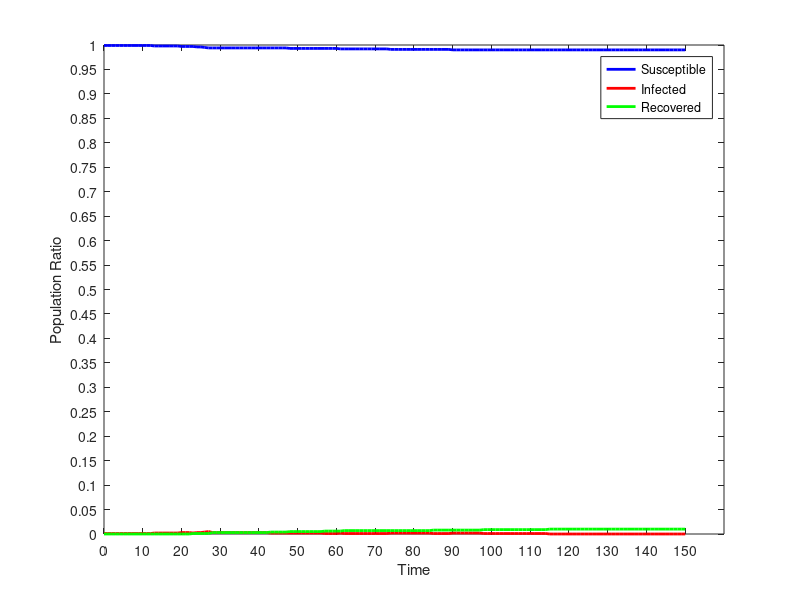

Here is the MATLAB script that generated this plot:
dynamics = [
0.00,999.000,1.000,0.000;
1.00,999.000,1.000,0.000;
2.00,999.000,1.000,0.000;
3.00,999.000,1.000,0.000;
4.00,999.000,1.000,0.000;
5.00,999.000,1.000,0.000;
6.00,999.000,1.000,0.000;
7.00,999.000,1.000,0.000;
8.00,999.000,1.000,0.000;
9.00,999.000,1.000,0.000;
10.00,999.000,1.000,0.000;
11.00,999.000,1.000,0.000;
12.00,999.000,1.000,0.000;
13.00,998.000,2.000,0.000;
14.00,998.000,2.000,0.000;
15.00,998.000,2.000,0.000;
16.00,998.000,2.000,0.000;
17.00,998.000,2.000,0.000;
18.00,998.000,2.000,0.000;
19.00,998.000,2.000,0.000;
20.00,997.000,3.000,0.000;
21.00,997.000,3.000,0.000;
22.00,997.000,3.000,0.000;
23.00,997.000,2.000,1.000;
24.00,996.000,3.000,1.000;
25.00,996.000,3.000,1.000;
26.00,995.000,4.000,1.000;
27.00,994.000,5.000,1.000;
28.00,994.000,3.000,3.000;
29.00,994.000,3.000,3.000;
30.00,994.000,3.000,3.000;
31.00,994.000,3.000,3.000;
32.00,994.000,3.000,3.000;
33.00,994.000,3.000,3.000;
34.00,994.000,3.000,3.000;
35.00,994.000,3.000,3.000;
36.00,994.000,3.000,3.000;
37.00,994.000,3.000,3.000;
38.00,994.000,3.000,3.000;
39.00,994.000,3.000,3.000;
40.00,994.000,3.000,3.000;
41.00,994.000,3.000,3.000;
42.00,994.000,3.000,3.000;
43.00,994.000,2.000,4.000;
44.00,994.000,2.000,4.000;
45.00,994.000,2.000,4.000;
46.00,994.000,2.000,4.000;
47.00,994.000,2.000,4.000;
48.00,993.000,2.000,5.000;
49.00,993.000,2.000,5.000;
50.00,993.000,2.000,5.000;
51.00,993.000,2.000,5.000;
52.00,993.000,2.000,5.000;
53.00,993.000,2.000,5.000;
54.00,993.000,2.000,5.000;
55.00,993.000,2.000,5.000;
56.00,993.000,2.000,5.000;
57.00,993.000,1.000,6.000;
58.00,993.000,1.000,6.000;
59.00,993.000,1.000,6.000;
60.00,993.000,1.000,6.000;
61.00,992.000,2.000,6.000;
62.00,992.000,1.000,7.000;
63.00,992.000,1.000,7.000;
64.00,992.000,1.000,7.000;
65.00,992.000,1.000,7.000;
66.00,992.000,1.000,7.000;
67.00,992.000,1.000,7.000;
68.00,992.000,1.000,7.000;
69.00,992.000,1.000,7.000;
70.00,992.000,1.000,7.000;
71.00,992.000,1.000,7.000;
72.00,992.000,1.000,7.000;
73.00,992.000,1.000,7.000;
74.00,991.000,2.000,7.000;
75.00,991.000,2.000,7.000;
76.00,991.000,2.000,7.000;
77.00,991.000,2.000,7.000;
78.00,991.000,2.000,7.000;
79.00,991.000,2.000,7.000;
80.00,991.000,2.000,7.000;
81.00,991.000,2.000,7.000;
82.00,991.000,2.000,7.000;
83.00,991.000,2.000,7.000;
84.00,991.000,2.000,7.000;
85.00,991.000,1.000,8.000;
86.00,991.000,1.000,8.000;
87.00,991.000,1.000,8.000;
88.00,991.000,1.000,8.000;
89.00,991.000,1.000,8.000;
90.00,990.000,2.000,8.000;
91.00,990.000,2.000,8.000;
92.00,990.000,2.000,8.000;
93.00,990.000,2.000,8.000;
94.00,990.000,2.000,8.000;
95.00,990.000,2.000,8.000;
96.00,990.000,2.000,8.000;
97.00,990.000,2.000,8.000;
98.00,990.000,1.000,9.000;
99.00,990.000,1.000,9.000;
100.00,990.000,1.000,9.000;
101.00,990.000,1.000,9.000;
102.00,990.000,1.000,9.000;
103.00,990.000,1.000,9.000;
104.00,990.000,1.000,9.000;
105.00,990.000,1.000,9.000;
106.00,990.000,1.000,9.000;
107.00,990.000,1.000,9.000;
108.00,990.000,1.000,9.000;
109.00,990.000,1.000,9.000;
110.00,990.000,1.000,9.000;
111.00,990.000,1.000,9.000;
112.00,990.000,1.000,9.000;
113.00,990.000,1.000,9.000;
114.00,990.000,1.000,9.000;
115.00,990.000,0.000,10.000;
116.00,990.000,0.000,10.000;
117.00,990.000,0.000,10.000;
118.00,990.000,0.000,10.000;
119.00,990.000,0.000,10.000;
120.00,990.000,0.000,10.000;
121.00,990.000,0.000,10.000;
122.00,990.000,0.000,10.000;
123.00,990.000,0.000,10.000;
124.00,990.000,0.000,10.000;
125.00,990.000,0.000,10.000;
126.00,990.000,0.000,10.000;
127.00,990.000,0.000,10.000;
128.00,990.000,0.000,10.000;
129.00,990.000,0.000,10.000;
130.00,990.000,0.000,10.000;
131.00,990.000,0.000,10.000;
132.00,990.000,0.000,10.000;
133.00,990.000,0.000,10.000;
134.00,990.000,0.000,10.000;
135.00,990.000,0.000,10.000;
136.00,990.000,0.000,10.000;
137.00,990.000,0.000,10.000;
138.00,990.000,0.000,10.000;
139.00,990.000,0.000,10.000;
140.00,990.000,0.000,10.000;
141.00,990.000,0.000,10.000;
142.00,990.000,0.000,10.000;
143.00,990.000,0.000,10.000;
144.00,990.000,0.000,10.000;
145.00,990.000,0.000,10.000;
146.00,990.000,0.000,10.000;
147.00,990.000,0.000,10.000;
148.00,990.000,0.000,10.000;
149.00,990.000,0.000,10.000;
150.00,990.000,0.000,10.000;
];
time = dynamics (:, 1);
susceptible = dynamics (:, 2);
infected = dynamics (:, 3);
recovered = dynamics (:, 4);
totalPopulation = susceptible(1) + infected(1) + recovered(1);
susceptibleRatio = susceptible ./ totalPopulation;
infectedRatio = infected ./ totalPopulation;
recoveredRatio = recovered ./ totalPopulation;
steps = length (time);
indices = 0 : steps - 1;
replications = 0;
figure
plot (indices, susceptibleRatio.', 'color', 'blue', 'linewidth', 2);
hold on
plot (indices, infectedRatio.', 'color', 'red', 'linewidth', 2);
hold on
plot (indices, recoveredRatio.', 'color', 'green', 'linewidth', 2);
set(gca,'YTick',0:0.05:1.0);
set(gca,'XTick', indices(1:10:end), 'xticklabel', time(1:10:end));
xlabel ('Time');
ylabel ('Population Ratio');
legend('Susceptible','Infected', 'Recovered');
%titleStr = sprintf('SIR Dynamics of %i agents, with 1.00 dt, %i steps, 0 replications', totalPopulation, steps)
%title (titleStr);
